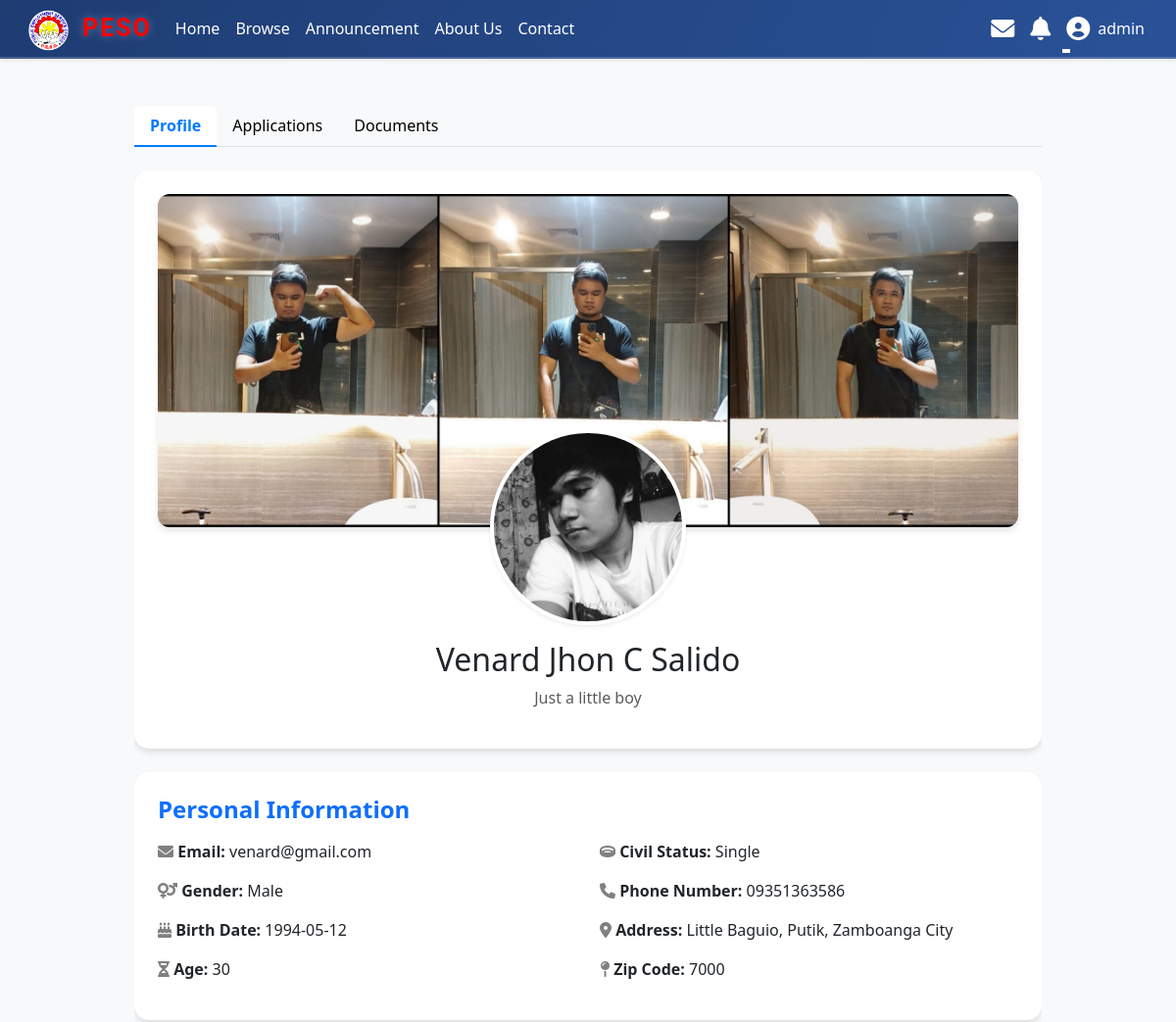
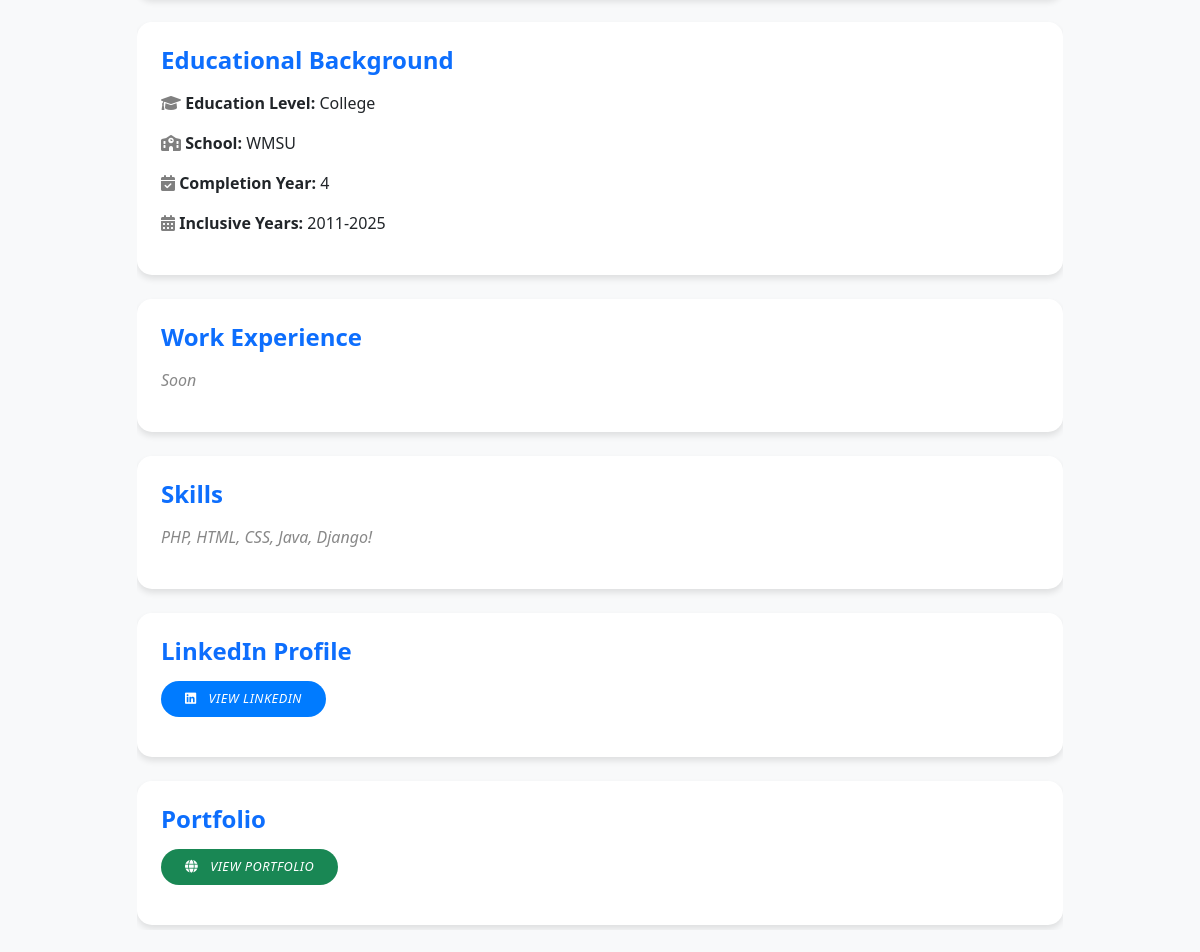
The app's page /pages/profile.php?id=21 (signed in) with its own data (2 pictures, top to bottom).
### tables this page shows
CREATE TABLE `users` (
  `id` int(11) NOT NULL,
  `email` varchar(100) NOT NULL,
  `password` varchar(255) NOT NULL,
  `role` enum('admin','user') DEFAULT 'user',
  `created_at` timestamp NOT NULL DEFAULT current_timestamp(),
  `username` varchar(50) NOT NULL,
  `first_name` varchar(50) NOT NULL,
  `middle_name` varchar(50) DEFAULT NULL,
  `last_name` varchar(50) NOT NULL,
  `ext_name` varchar(10) DEFAULT NULL,
  `gender` enum('Male','Female','Non-Binary','LGBTQ+','Other') NOT NULL,
  `birth_date` date DEFAULT NULL,
  `age` int(11) NOT NULL,
  `phone_number` varchar(20) NOT NULL,
  `place_of_birth` varchar(100) NOT NULL,
  `civil_status` enum('Single','Married','Divorced','Widowed') NOT NULL,
  `zip_code` varchar(10) NOT NULL,
  `street_address` varchar(255) NOT NULL,
  `barangay` varchar(100) NOT NULL,
  `city` varchar(100) NOT NULL,
  `education_level` varchar(50) DEFAULT NULL,
  `completion_year` int(11) DEFAULT NULL,
  `school_name` varchar(255) DEFAULT NULL,
  `inclusive_years` varchar(50) DEFAULT NULL,
  `uploaded_file` varchar(255) DEFAULT NULL,
  `caption` varchar(255) DEFAULT NULL,
  `work_experience` text DEFAULT NULL,
  `skills` text DEFAULT NULL,
  `linkedin_profile` varchar(255) DEFAULT NULL,
  `portfolio_url` varchar(255) DEFAULT NULL,
  `resume_file` varchar(255) DEFAULT NULL,
  `cover_photo` varchar(255) DEFAULT NULL
);

### pages/profile.php (the view, shortened to what this page needs)
<?php
include '../includes/header.php';
include '../includes/config.php';
if (isset($_SESSION['role']) && $_SESSION['role'] === 'admin') {
    $user_id = isset($_GET['id']) ? (int)$_GET['id'] : $_SESSION['user_id'];
} else {
    $user_id = $_SESSION['user_id'];
}
$query = "SELECT * FROM users WHERE id = ?";
$stmt = $conn->prepare($query);
$stmt->bind_param("i", $user_id);
$stmt->execute();
$result = $stmt->get_result();
$user = $result->fetch_assoc();
?>
<!DOCTYPE html>
<html lang="en">
<head>
    <link href="https://cdn.jsdelivr.net/npm/bootstrap@5.3.0-alpha1/dist/css/bootstrap.min.css" rel="stylesheet">
    <link href="https://cdnjs.cloudflare.com/ajax/libs/font-awesome/6.0.0-beta3/css/all.min.css" rel="stylesheet">
    <link rel="stylesheet" href="/JOB/assets/profile.css">
</head>
<body>
<div class="container mt-5">
    <div class="row justify-content-center">
        <div class="col-lg-10 fade-in">
            <ul class="nav nav-tabs" id="profileTabs" role="tablist">
    <li class="nav-item" role="presentation">
        <button class="nav-link active" id="profile-tab" data-bs-toggle="tab" data-bs-target="#profile" type="button" role="tab" aria-controls="profile" aria-selected="true">Profile</button>
    </li>
    <li class="nav-item" role="presentation">
        <button class="nav-link" id="applications-tab" data-bs-toggle="tab" data-bs-target="#applications" type="button" role="tab" aria-controls="applications" aria-selected="false">Applications</button>
    </li>
    <li class="nav-item" role="presentation">
        <button class="nav-link" id="documents-tab" data-bs-toggle="tab" data-bs-target="#documents" type="button" role="tab" aria-controls="documents" aria-selected="false">Documents</button>
    </li>
</ul>
                <div class="tab-content" id="profileTabsContent">
                    <div class="tab-pane fade show active" id="profile" role="tabpanel" aria-labelledby="profile-tab">
                        <div class="profile-card mt-4 p-4 mb-4">
            <div class="cover-photo-container position-relative" style="height: 340px; overflow: hidden;">
                <img src="<?php echo $user['cover_photo'] ? $user['cover_photo'] : 'default-cover.jpg'; ?>" alt="Cover Photo" class="cover-photo w-100 h-100 object-fit-cover" style="object-position: center;">
            </div>
            <div class="text-center position-relative" style="margin-top: -100px;">
                <div class="profile-picture mb-3" data-bs-toggle="modal" data-bs-target="#profilePictureModal">
                    <img src="<?php echo $user['uploaded_file'] ? $user['uploaded_file'] : 'default-avatar.png'; ?>" alt="Profile Picture" class="rounded-circle shadow-sm" style="width: 200px; height: 200px; object-fit: cover; border: 4px solid #fff;">
                </div>
                                <h2><?php echo htmlspecialchars($user['first_name'] . ' ' . $user['last_name']); ?></h2>
                                <p class="text-muted caption-text" id="bio-display">
                                    <?php echo !empty($user['caption']) ? htmlspecialchars($user['caption']) : 'No caption set'; ?>
                                </p>
                            </div>
                        </div>
                    <div class="profile-card p-4 mb-4 fade-in">
                        <h3 class="section-title">Personal Information</h3>
                        <div class="row">
                            <div class="col-md-6">
                                <p><strong><i style="color:gray;" class="fas fa-envelope"></i> Email:</strong> <?php echo htmlspecialchars($user['email']); ?></p>
                                <p><strong><i style="color:gray;" class="fas fa-venus-mars"></i> Gender:</strong> <?php echo htmlspecialchars($user['gender']); ?></p>
                                <p><strong><i style="color:gray;" class="fas fa-birthday-cake"></i> Birth Date:</strong> <?php echo htmlspecialchars($user['birth_date']); ?></p>
                                <p><strong><i style="color:gray;" class="fas fa-hourglass-half"></i> Age:</strong> <?php echo htmlspecialchars($user['age']); ?></p>
                            </div>
                            <div class="col-md-6">
                                <p><strong><i style="color:gray;" class="fas fa-ring"></i> Civil Status:</strong> <?php echo htmlspecialchars($user['civil_status']); ?></p>
                                <p><strong><i style="color:gray;" class="fas fa-phone"></i>  Phone Number:</strong> <?php echo htmlspecialchars($user['phone_number']); ?></p>
                                <p><strong><i style="color:gray;" class="fas fa-map-marker-alt"> </i>  Address:</strong> <?php echo htmlspecialchars($user['street_address'] . ', ' . $user['barangay'] . ', ' . $user['city']); ?></p>
                                <p><strong><i style="color:gray;" class="fas fa-map-pin"></i> Zip Code:</strong> <?php echo htmlspecialchars($user['zip_code']); ?></p>
                            </div>
                        </div>
                    </div>
                                            <div class="profile-card p-4 mb-4 fade-in">
                            <h3 class="section-title">Educational Background</h3>
                            <p><strong><i style="color:gray;" class="fas fa-graduation-cap"></i> Education Level:</strong> <?php echo htmlspecialchars($user['education_level']); ?></p>
                            <p><strong><i style="color:gray;" class="fas fa-school"></i> School:</strong> <?php echo htmlspecialchars($user['school_name']); ?></p>
                            <p><strong><i style="color:gray;" class="fas fa-calendar-check"></i> Completion Year:</strong> <?php echo htmlspecialchars($user['completion_year']); ?></p>
                            <p><strong><i style="color:gray;" class="fas fa-calendar-alt"></i> Inclusive Years:</strong> <?php echo htmlspecialchars($user['inclusive_years']); ?></p>
                        </div>
                        <div class="profile-card p-4 mb-4 fade-in">
                            <h3 class="section-title">Work Experience</h3>
                            <p class="no-data"><?php echo !empty($user['work_experience']) ? htmlspecialchars($user['work_experience']) : 'No work experience added yet.'; ?></p>
                        </div>
                        <div class="profile-card p-4 mb-4 fade-in">
                            <h3 class="section-title">Skills</h3>
                            <p class="no-data"><?php echo !empty($user['skills']) ? htmlspecialchars($user['skills']) : 'No skills added yet.'; ?></p>
                        </div>
                        <div class="profile-card p-4 mb-4 fade-in">
                            <h3 class="section-title">LinkedIn Profile</h3>
                            <p class="no-data">
                                <?php if (!empty($user['linkedin_profile'])): ?>
                                    <a href="<?php echo htmlspecialchars($user['linkedin_profile']); ?>" target="_blank" class="btn btn-primary btn-sm rounded-pill"><i class="fab fa-linkedin"></i> View LinkedIn</a>
                                <?php else: ?>
                                    No LinkedIn profile added.
                                <?php endif; ?>
                            </p>
                        </div>
                        <div class="profile-card p-4 mb-4 fade-in">
                            <h3 class="section-title">Portfolio</h3>
                            <p class="no-data">
                                <?php if (!empty($user['portfolio_url'])): ?>
                                    <a href="<?php echo htmlspecialchars($user['portfolio_url']); ?>" target="_blank" class="btn btn-success btn-sm rounded-pill"><i class="fas fa-globe"></i> View Portfolio</a>
                                <?php else: ?>
                                    No portfolio added.
                                <?php endif; ?>
                            </p>
                        </div>
                        </div>
                        </div>
</div>
</body>
</html>

### assets/header.css (style rules this page uses)
* { margin: 0; padding: 0; box-sizing: border-box; }
.nav-link { position: relative; color: rgb(0, 0, 0) !important; font-weight: 500; transition: all 0.3s ease-in-out; }
.nav-link::after { content: ''; position: absolute; width: 0; height: 2px; bottom: -5px; left: 0; background: #ffffff; transition: width 0.3s ease-in-out; }
body { padding-top: 60px; }
.shadow-sm { box-shadow: 0 4px 6px rgba(0, 0, 0, 0.05); }
.btn { font-size: 0.8rem; padding: 0.6rem 1.5rem; border: none; border-radius: 15px; cursor: pointer; transition: all 0.3s ease; text-transform: uppercase; font-weight: 500; letter-spacing: 0.5px; }

### assets/profile.css (style rules this page uses)
* { margin: 0; padding: 0; box-sizing: border-box; }
body { background-color: #f8f9fa; }
.profile-card { background: #fff; border-radius: 15px; box-shadow: 0 4px 6px rgba(0, 0, 0, 0.1); transition: transform 0.3s ease-in-out; }
.profile-picture img { width: 150px; height: 150px; object-fit: cover; border: 4px solid #ddd; border-radius: 50%; transition: border-color 0.3s ease-in-out; }
.section-title { font-size: 1.5rem; font-weight: bold; color:#0d6efd; margin-bottom: 1rem; }
.no-data { font-style: italic; color: #888; }
.fade-in { animation: fadeIn 0.5s ease-in-out; }
.tab-content { overflow: hidden; }
.tab-pane#profile { max-height: 75vh; overflow-y: auto; }
.tab-pane { display: none; }
.tab-pane.active { display: block; }
.profile-card::after { content: ""; display: block; clear: both; }
.fa-briefcase, .fa-map-marker-alt, .fa-clock, .fa-file-alt, .fa-calendar-check { color: #6c757d; }
.btn-primary { background-color: #007bff; border: none; }
.btn { font-size: 0.8rem; padding: 0.5rem 1.5rem; border: none; border-radius: 15px; cursor: pointer; transition: all 0.3s ease; text-transform: uppercase; font-weight: 500; letter-spacing: 0.5px; }
.btn i { margin-right: 0.5rem; }
.cover-photo-container { border-radius: 12px; box-shadow: 0 4px 6px rgba(0, 0, 0, 0.1); }
.profile-picture { z-index: 1; position: relative; }
.nav-tabs .nav-link { color: #333; border: none; }
.nav-tabs .nav-link.active { color: #007bff !important; font-weight: bold; border-bottom: 2px solid #007bff; }

### records on screen
users: cover_photo (picture), uploaded_file (picture), first_name+last_name "Venard Jhon C Salido", caption "Just a little boy", email "venard@gmail.com", gender "Male", birth_date "1994-05-12", age "30", civil_status "Single", phone_number "09351363586", street_address+barangay+city "Little Baguio, Putik, Zamboanga City", zip_code "7000", education_level "College", school_name "WMSU", completion_year "4", inclusive_years "2011-2025", work_experience "Soon", skills "PHP, HTML, CSS, Java, Django!"

### other values on screen
$_SESSION['username'] "admin"
